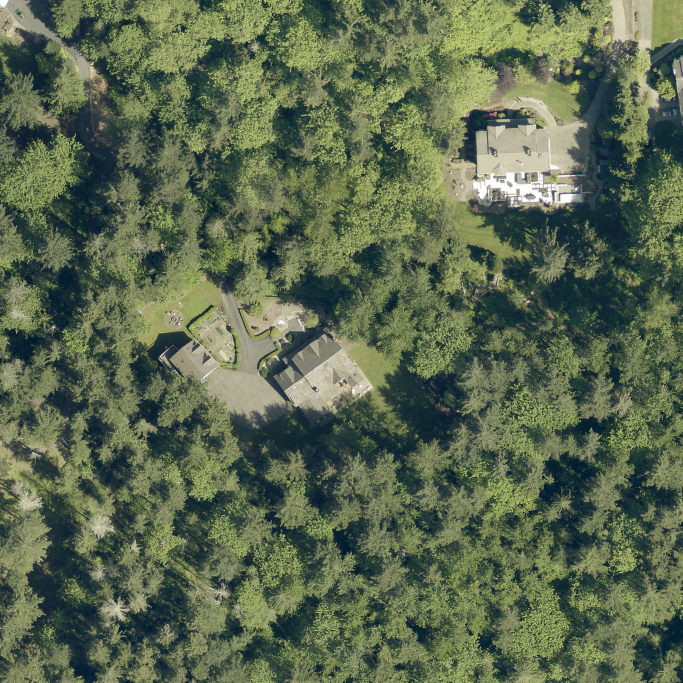
#> input picture antenna-results/antennas/jyr8010-efhw/deployment-siting-cn97ap/imagery/kc2025_wide.jpg, 2048 x 2048 px (shown at 1/3 size)
$ python shadow_heights.py
#> lines starting #> are read from the running program, lines starting #| are printed output that depends on the picture; after the words box and inside, x2 and y2 are one past the last pixel; in counts of white or black regions, pixels touching at a corner belong together
### antenna-results/antennas/jyr8010-efhw/deployment-siting-cn97ap/tools/site_geometry.py
#!/usr/bin/env python3
"""Recompute every geometric result in the CN97ap siting study from raw inputs.

Standard library only - no dependencies, unlike the parent report's generator.

Run from the repository root:

    python3 antenna-results/antennas/jyr8010-efhw/deployment-siting-cn97ap/tools/site_geometry.py

Everything printed here is derived, not stored. If a raw input in ../data/
changes, edit the constants below and re-run rather than hand-editing results.
"""

import math

# --------------------------------------------------------------------------
# Raw inputs. Operator-supplied unless noted.
# --------------------------------------------------------------------------

FEED = (47 + 38 / 60 + 2.61 / 3600, -(121 + 59 / 60 + 47.73 / 3600))
APEX = (47 + 38 / 60 + 2.68 / 3600, -(121 + 59 / 60 + 46.97 / 3600))
END_ORIG = (47 + 38 / 60 + 2.41 / 3600, -(121 + 59 / 60 + 46.67 / 3600))
FRONT_YARD = (47 + 38 / 60 + 2.80 / 3600, -(121 + 59 / 60 + 47.92 / 3600))
BACKYARD = (47 + 38 / 60 + 2.25 / 3600, -(121 + 59 / 60 + 47.48 / 3600))
DRIVEWAY = (47 + 38 / 60 + 2.46 / 3600, -(121 + 59 / 60 + 48.61 / 3600))

WIRE_M = 39.6          # verified vendor spec, NOT the 40.0 in the parent metadata
DECLINATION_E = 15.3   # 2026 epoch, Seattle area

FEED_H = 24 * 0.3048
APEX_H = 50 * 0.3048
FAR_H = 50 * 0.3048
END_H = 30 * 0.3048

LEG2_BEARING = 130.0   # selected; operator's original mark implied 143.1

# Terrain, USGS 3DEP 1 m bare earth. (bearing, range_m, elevation_m)
TERRAIN = [
    (30, 200, 112.446716309), (30, 500, 156.635284424),
    (30, 1000, 179.120346069), (30, 2000, 188.500778198),
    (60, 500, 136.904006958), (100, 500, 77.674270630),
    (130, 500, 108.406387329), (155, 500, 91.890235901),
    (210, 500, 36.462936401), (250, 200, 79.521751404),
    (250, 500, 38.040618896), (250, 1000, 111.260238647),
    (310, 500, 64.763870239), (326, 500, 101.440841675),
    (345, 500, 115.908088684),
]
FEED_GROUND_M = 97.240394592
PHASE_CENTRE_M = 107.1  # reference used throughout the session

TARGETS = {
    "Moscow": (55.75, 37.62), "Kyiv": (50.45, 30.52),
    "Central Europe": (50.11, 8.68), "United Kingdom": (51.50, -0.13),
    "Iberia": (40.40, -3.70), "South Africa": (-26.20, 28.05),
    "US Northeast": (40.71, -74.01), "US Midwest": (41.88, -87.63),
    "Caribbean": (18.22, -66.59), "US Southeast": (25.76, -80.19),
    "Denver": (39.74, -104.99), "Dallas": (32.78, -96.80),
    "South America": (-34.60, -58.38), "SoCal": (34.05, -118.24),
    "New Zealand": (-36.85, 174.76), "Hawaii": (21.31, -157.86),
    "Australia VK2": (-33.87, 151.21), "Australia VK4": (-27.47, 153.03),
    "Australia VK6": (-31.95, 115.86), "Japan": (35.68, 139.77),
    "Hong Kong": (22.32, 114.17), "Shanghai": (31.23, 121.47),
    "Vladivostok": (43.12, 131.89), "Beijing": (39.90, 116.41),
    "Alaska": (61.22, -149.90), "India": (28.61, 77.21),
    "Novosibirsk": (55.03, 82.92),
}


# --------------------------------------------------------------------------
# Geodesy
# --------------------------------------------------------------------------

def metres_per_degree(lat_deg):
    """Local scale factors. Series expansion, adequate over a few hundred metres."""
    p = math.radians(lat_deg)
    lat_m = 111132.95 - 559.85 * math.cos(2 * p) + 1.175 * math.cos(4 * p)
    lon_m = 111412.84 * math.cos(p) - 93.5 * math.cos(3 * p) + 0.118 * math.cos(5 * p)
    return lat_m, lon_m


LAT_M, LON_M = metres_per_degree(FEED[0])


def to_enu(pt, origin=FEED):
    """Return (east_m, north_m) of pt relative to origin."""
    return ((pt[1] - origin[1]) * LON_M, (pt[0] - origin[0]) * LAT_M)


def polar(e, n):
    """Return (distance_m, bearing_true_deg) from an ENU offset."""
    return math.hypot(e, n), math.degrees(math.atan2(e, n)) % 360


def offset(origin_en, bearing_deg, dist_m):
    b = math.radians(bearing_deg)
    return (origin_en[0] + dist_m * math.sin(b), origin_en[1] + dist_m * math.cos(b))


def to_latlon(e, n, origin=FEED):
    return (origin[0] + n / LAT_M, origin[1] + e / LON_M)


# [9 lines left out: function dms, not called in this run]


def mag(true_deg):
    return (true_deg - DECLINATION_E) % 360


# [29 lines left out: functions great_circle_bearing, great_circle_km, longwire_field, not called in this run]


_PEAK_CACHE = {}


# [22 lines left out: functions longwire_peak, pattern_dB, ground_factor_dB, not called in this run]


def takeoff_deg(h_m, wavelength_m):
    r = wavelength_m / (4 * h_m)
    return None if r > 1 else math.degrees(math.asin(r))


# --------------------------------------------------------------------------

# [87 lines left out: function main, not called in this run]


# [2 lines that do not run on import are left out]

### antenna-results/antennas/jyr8010-efhw/deployment-siting-cn97ap/tools/shadow_heights.py
#!/usr/bin/env python3
"""Estimate tree heights from shadows in the King County 2025 ortho.

No canopy-height model was obtainable for this site (four sources tried, see
imagery/README.md) and no LAZ reader is available in this environment, so the
point-cloud route is closed too. Shadows are what is left, and the imagery is
unusually good for it: 2.7 cm/px with long, sharp shadows.

    height = shadow_length * tan(solar_elevation)

Two unknowns, obtained separately:

  SOLAR AZIMUTH is measured from the image, by cross-correlating a mask of
  sunlit roof against a mask of deep shadow. The house casts a shadow of its
  own shape; the offset that best aligns the two masks is the shadow vector.
  This needs no external data at all.

  SOLAR ELEVATION cannot be measured without one known height or the flight
  date, neither of which is available - King County publishes no flight index
  for this basemap. But it is not free either: for a given latitude, azimuth
  and solar declination, elevation follows from spherical astronomy

      sin(dec) = sin(lat) sin(h) + cos(lat) cos(h) cos(azimuth)

  so the leaf-on state of the canopy (which brackets the date) brackets the
  elevation, and therefore brackets every height. The bracket is reported
  rather than hidden in a point estimate.

CONFIDENCE: MODERATE for relative heights, LOW-MODERATE for absolute. The
shadow lengths are measured at 2.7 cm/px; the elevation bracket is the
dominant error. ONE number from the operator - the height of their own roof
ridge or eave - collapses the bracket to a single value and turns every figure
here from an estimate into a measurement.

    python3 .../tools/shadow_heights.py
"""

import math
import os
import sys

import numpy as np
from PIL import Image

sys.path.insert(0, os.path.dirname(os.path.abspath(__file__)))
from site_geometry import FEED                                   # noqa: E402

FT = 0.3048
HERE = os.path.dirname(os.path.abspath(__file__))
IMGDIR = os.path.join(HERE, "..", "imagery")
LAT = FEED[0]

# Neighbouring house in the 200 m frame - isolated, simple roof, clean ground
# around it, which is what the correlation needs. Pixel box in kc2025_wide.jpg.
BOX = (1230, 300, 1780, 760)
WIDE_SPAN_M = 200.0

# Leaf-on brackets the flight window. Solar declination at the extremes.
LEAFON = [("early May / early Aug", 16.0), ("mid May / late Jul", 19.5),
          ("June solstice", 23.44)]

# Physically possible sun azimuths at 47.6 N. At the June solstice the sun
# rises about 55 deg and sets about 305 deg; it is never north of that, so a
# shadow implying a sun outside this arc is a false correlation lock.
SUN_AZ_MIN, SUN_AZ_MAX = 55.0, 305.0


def solar_elevation(lat_deg, dec_deg, azimuth_deg):
    """Elevation at which the sun sits at this azimuth, for this declination.

    Solves sin(dec) = sin(lat) sin(h) + cos(lat) cos(h) cos(az) for h.
    Written as R*cos(h - phi) = sin(dec) and solved directly.
    """
    lat, dec, az = map(math.radians, (lat_deg, dec_deg, azimuth_deg))
    a = math.sin(lat)                      # coefficient of sin h
    b = math.cos(lat) * math.cos(az)       # coefficient of cos h
    r = math.hypot(a, b)
    if abs(math.sin(dec) / r) > 1:
        return None
    phi = math.atan2(b, a)                 # a sin h + b cos h = r sin(h + phi)
    h = math.asin(math.sin(dec) / r) - phi
    return math.degrees(h)


def shadow_vector(img_path, box, span_m):
    """Measured shadow offset in metres (east, north) and its azimuth."""
#> called with box = (1230, 300, 1780, 760), span_m = 200
    im = Image.open(img_path).convert("RGB")
#> im is the input picture: PIL image 2048x2048 RGB; mean R, G, B 91.8, 105.2, 79.1
    ppm = im.size[0] / span_m
    crop = im.crop(box)
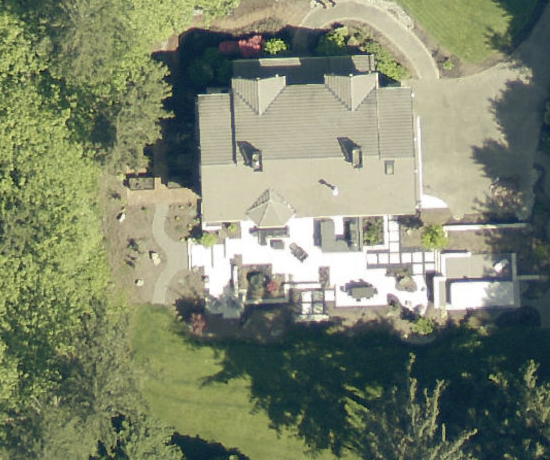
#> crop: PIL image 550x460 RGB; mean R, G, B 126.2, 133.4, 109.9
    a = np.asarray(crop).astype(np.float32)
    lum = a @ np.array([0.299, 0.587, 0.114], dtype=np.float32)
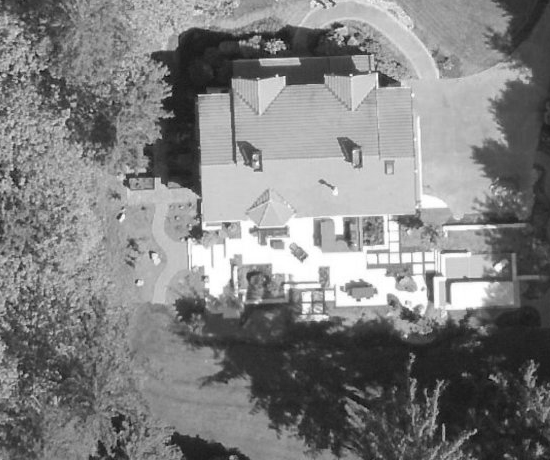
#> lum: shape (460, 550) float32; min 9.98, max 255, mean 128.6
    sat = a.max(2) - a.min(2)
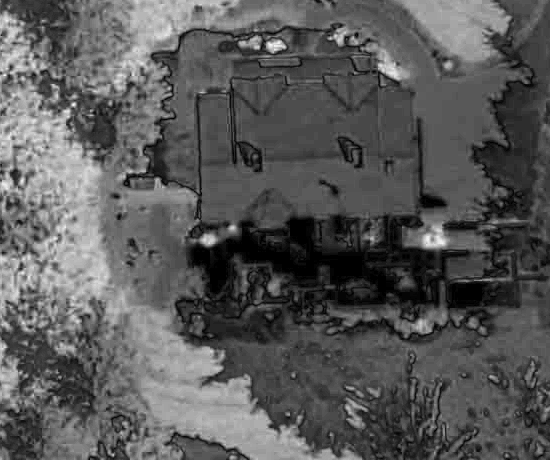
#> sat: shape (460, 550) float32; min 0, max 95, mean 33.5; drawn with min black and max white

    # Sunlit roof: bright and grey (low saturation). Deep shadow: very dark.
    roof = ((lum > 118) & (sat < 34)).astype(np.float32)
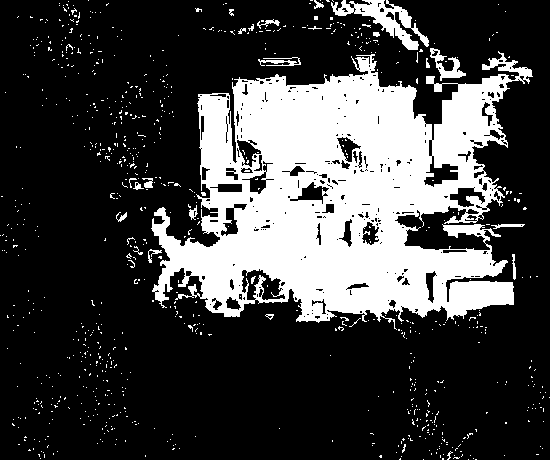
#> roof: shape (460, 550) float32; values 0 (black) and 1 (white), 25.6% white; 830 white regions (808 under 20 px), largest, box (x1, y1, x2, y2) and area: (151, 51, 533, 330) 59598, (331, 0, 429, 50) 1566, (430, 48, 466, 81) 408
    shade = (lum < 62).astype(np.float32)
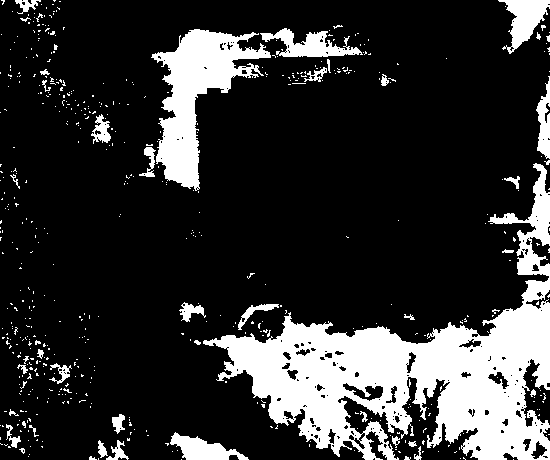
#> shade: shape (460, 550) float32; values 0 (black) and 1 (white), 19.5% white; 546 white regions (506 under 20 px), largest, box (x1, y1, x2, y2) and area: (203, 163, 550, 460) 32717, (151, 29, 271, 191) 7557, (260, 28, 363, 57) 1384
    roof -= roof.mean()
    shade -= shade.mean()

    # Brute-force correlation over plausible shadow offsets (<= 25 m).
    #
    # CONSTRAINED to physically possible sun positions. The first run of this
    # tool locked onto tree canopy south of the house and reported a sun
    # azimuth of 341 deg - the sun is never in the north at 47.6 N, and the
    # leaf-on elevation solver returned "no solution", which is how the error
    # was caught. Offsets implying an impossible sun are now rejected outright
    # rather than left for a sanity check downstream.
    def sun_az_of(dx, dy):
        return (math.degrees(math.atan2(dx, -dy)) + 180.0) % 360

    lim = int(min(25.0 * ppm, min(crop.size) * 0.42))
    best = None
    step = 2
    for dy in range(-lim, lim + 1, step):
        for dx in range(-lim, lim + 1, step):
            if dx * dx + dy * dy < (3 * ppm) ** 2:
                continue
            if not (SUN_AZ_MIN <= sun_az_of(dx, dy) <= SUN_AZ_MAX):
                continue
            rs = roof[max(0, -dy):roof.shape[0] - max(0, dy),
                      max(0, -dx):roof.shape[1] - max(0, dx)]
            ss = shade[max(0, dy):shade.shape[0] - max(0, -dy),
                       max(0, dx):shade.shape[1] - max(0, -dx)]
            if rs.size < 5000:
                continue
            score = float((rs * ss).sum()) / rs.size
            if best is None or score > best[0]:
                best = (score, dx, dy)
#> after the loop, best = (0.0609, 185, 129)
    _, dx, dy = best
#> dx = 185; dy = 129
    # refine at 1 px
    for ddy in range(-step, step + 1):
        for ddx in range(-step, step + 1):
            x, y = dx + ddx, dy + ddy
            if not (SUN_AZ_MIN <= sun_az_of(x, y) <= SUN_AZ_MAX):
                continue
            rs = roof[max(0, -y):roof.shape[0] - max(0, y),
                      max(0, -x):roof.shape[1] - max(0, x)]
            ss = shade[max(0, y):shade.shape[0] - max(0, -y),
                       max(0, x):shade.shape[1] - max(0, -x)]
            if rs.size < 5000:
                continue
            score = float((rs * ss).sum()) / rs.size
            if score > best[0]:
                best = (score, x, y)
#> after the loop, best = (0.061, 186, 130)
    _, dx, dy = best
#> dx = 186; dy = 130
    east, north = dx / ppm, -dy / ppm          # image y is south-positive
#> east = 18.16; north = -12.7
    length = math.hypot(east, north)
#> length = 22.16
    shadow_az = math.degrees(math.atan2(east, north)) % 360
#> shadow_az = 125
    sun_az = (shadow_az + 180.0) % 360
#> sun_az = 305
    return east, north, length, shadow_az, sun_az, ppm


def main():
    path = os.path.join(IMGDIR, "kc2025_wide.jpg")
    e, n, L, saz, sunaz, ppm = shadow_vector(path, BOX, WIDE_SPAN_M)
#> e = 18.16; n = -12.7; L = 22.16; saz = 125; sunaz = 305; ppm = 10.24
    print("=" * 74)
    print("SOLAR GEOMETRY, measured from the image")
    print("=" * 74)
    print(f"  scale                 {ppm:.3f} px/m ({100/ppm:.1f} cm/px)")
#|   scale                 10.240 px/m (9.8 cm/px)
    print(f"  shadow offset         E{e:+.2f} m, N{n:+.2f} m")
#|   shadow offset         E+18.16 m, N-12.70 m
    print(f"  shadow length         {L:.2f} m ({L/FT:.1f} ft)")
#|   shadow length         22.16 m (72.7 ft)
    print(f"  shadow points toward  {saz:.1f} deg true")
#|   shadow points toward  125.0 deg true
    print(f"  SUN AZIMUTH           {sunaz:.1f} deg true")
#|   SUN AZIMUTH           305.0 deg true
    print(f"  -> sun is in the "
          f"{'east' if 45 < sunaz < 135 else 'south' if 135 <= sunaz <= 225 else 'west' if 225 < sunaz < 315 else 'north'}"
          f", so this is a "
          f"{'morning' if sunaz < 180 else 'afternoon'} capture")
#|   -> sun is in the west, so this is a afternoon capture

    print("\n" + "=" * 74)
    print("SOLAR ELEVATION - bracketed by the leaf-on flight window")
    print("=" * 74)
    print("  The canopy is in full leaf, so the flight is May-August.")
    print(f"  {'window':24s} {'declination':>12s} {'elevation':>10s} "
          f"{'tan(h)':>8s}")
    elevs = []
    for name, dec in LEAFON:
        h = solar_elevation(LAT, dec, sunaz)
        if h is None or h <= 2:
            print(f"  {name:24s} {dec:11.2f}d   no solution")
            continue
        elevs.append((name, dec, h))
        print(f"  {name:24s} {dec:11.2f}d {h:9.2f}d {math.tan(math.radians(h)):8.3f}")
#> this loop made 3 passes
#> h on passes 1 to 3: -8.28, -3.98, 0.915
#> after the loop, elevs = []
    if not elevs or sunaz >= SUN_AZ_MAX - 1 or sunaz <= SUN_AZ_MIN + 1:
        print(f"""
  FAILED - and deliberately not papered over.

  The correlation pinned to the edge of the physically allowed arc, which
  means it never found the house shadow at all. It is matching dark tree
  canopy, not shadow cast by the roof.

  WHY THIS SCENE DEFEATS THE METHOD. The direction can be settled by
  elimination from the imagery: the driveway north-east of the reference
  house is fully lit while the strip north-west of it is dark, so shadows
  fall toward the north-west and the sun is in the SOUTH-EAST - a morning
  capture. But that puts the house's shadow onto dark asphalt driveway and
  into the treeline, with no bright uniform surface behind it. The lawn,
  which is the one good projection screen on this property, is on the
  sunlit side. There is nothing for a shadow-length measurement to bite on.

  SO: sun in the south-east, morning. Elevation unknown, and therefore no
  tree heights. Rather than publish a number this scene cannot support,
  this tool stops here.

  WHAT WOULD FIX IT, cheapest first:

  1. Measure ONE height on the ground - your own roof ridge or eave, or any
     fence post - and pair it with its shadow on a day you note the time.
     Two minutes with a tape. That calibrates every shadow in the frame.
  2. Better still, skip the photogrammetry: measure the trees directly with
     a phone clinometer app, or the stick method. More accurate than
     anything derivable from this image, and it also answers the question
     that actually matters - whether a usable limb exists at 50 ft - which
     no overhead view can ever show.
  3. The flight date from King County would give the elevation outright,
     but they publish no flight index for this basemap.

  The 62% canopy finding does NOT depend on any of this. It is measured
  from the plan view alone and stands on its own.""")
        return
    hlo = min(h for _, _, h in elevs)
    hhi = max(h for _, _, h in elevs)
    print(f"\n  Elevation bracket: {hlo:.1f} to {hhi:.1f} deg")

    print("\n" + "=" * 74)
    print("HEIGHT PER METRE OF SHADOW, and what the reference house implies")
    print("=" * 74)
    tlo, thi = math.tan(math.radians(hlo)), math.tan(math.radians(hhi))
    print(f"  height = shadow_length x tan(h)  ->  "
          f"{min(tlo,thi):.3f} to {max(tlo,thi):.3f} m per metre of shadow")
    print(f"\n  The reference house's own shadow is {L:.2f} m long, which makes")
    print(f"  its height {L*min(tlo,thi):.1f} to {L*max(tlo,thi):.1f} m "
          f"({L*min(tlo,thi)/FT:.0f} to {L*max(tlo,thi)/FT:.0f} ft).")
    print("  A two-storey house with a pitched roof is about 25-30 ft to the")
    print("  ridge. If that bracket does not contain 25-30 ft, the correlation")
    print("  has locked onto the wrong feature and nothing below is usable.")

    print("\n" + "=" * 74)
    print("WHAT ONE NUMBER FROM THE OPERATOR WOULD DO")
    print("=" * 74)
    for hft in (22, 25, 28, 32):
        h = math.degrees(math.atan2(hft * FT, L))
        print(f"  if that roof is {hft:2d} ft ->  solar elevation {h:5.2f} deg, "
              f"tan {math.tan(math.radians(h)):.3f}, so a 100 ft shadow is a "
              f"{100*math.tan(math.radians(h)):.0f} ft tree")
    print("\n  Measuring one roof or one fence post on the ground collapses the")
    print("  bracket entirely and turns every tree height here into a")
    print("  measurement rather than an estimate.")


if __name__ == "__main__":
    main()

$ run again, with antenna-results/antennas/jyr8010-efhw/deployment-siting-cn97ap/imagery/corridor_canopy.jpg copied over antenna-results/antennas/jyr8010-efhw/deployment-siting-cn97ap/imagery/kc2025_wide.jpg
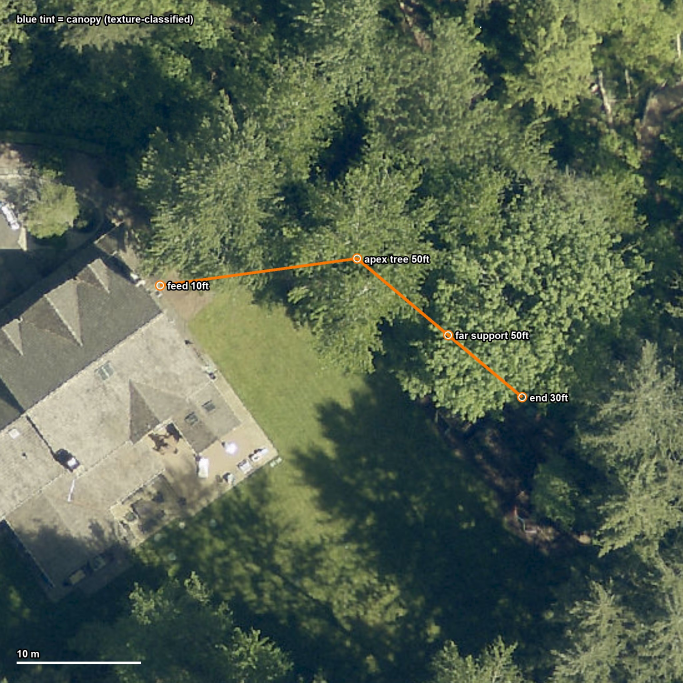
#> input picture antenna-results/antennas/jyr8010-efhw/deployment-siting-cn97ap/imagery/corridor_canopy.jpg, 2048 x 2048 px (shown at 1/3 size)
#> in shadow_vector, im is the input picture: PIL image 2048x2048 RGB; mean R, G, B 84.8, 98, 79.1
#> in shadow_vector, `roof = ((lum > 118) & (sat < 34)).astype(np.float32)`:
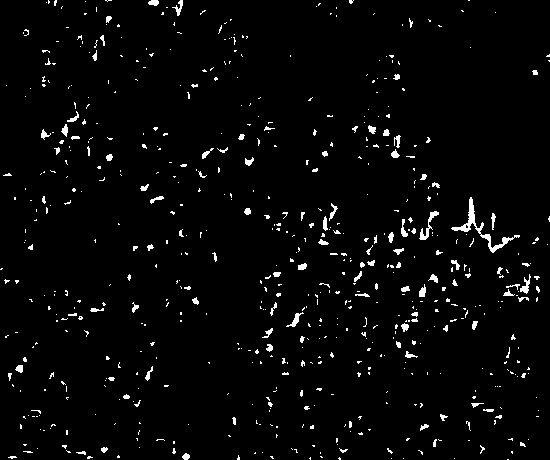
#> roof: shape (460, 550) float32; values 0 (black) and 1 (white), 2.8% white in thin lines or dots
#> in shadow_vector, `shade = (lum < 62).astype(np.float32)`:
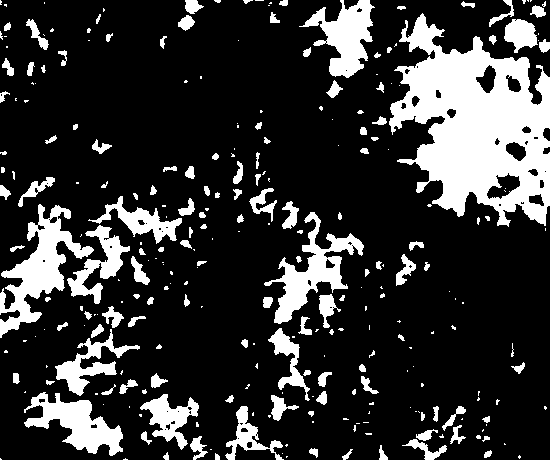
#> shade: shape (460, 550) float32; values 0 (black) and 1 (white), 20.2% white; 279 white regions (150 under 20 px), largest, box (x1, y1, x2, y2) and area: (389, 13, 550, 227) 19272, (0, 204, 94, 338) 4187, (264, 212, 364, 324) 3194
#> after the loop in shadow_vector, `for dy in range(-lim, lim + 1, step):`: best = (0.00544, 119, -153)
#> in shadow_vector, `_, dx, dy = best`: dx = 119; dy = -153
#> after the loop in shadow_vector, `for ddy in range(-step, step + 1):`: best = (0.00547, 120, -153)
#> in shadow_vector, `_, dx, dy = best`: dx = 120
#> east = 11.72; north = 14.94
#> length = 18.99
#> shadow_az = 38.11
#> sun_az = 218.1
#> in main, `e, n, L, saz, sunaz, ppm = shadow_vector(path, BOX, WIDE_SPAN_M)`: e = 11.72; n = 14.94; L = 18.99; saz = 38.11; sunaz = 218.1; ppm = 10.24
#|   scale                 10.240 px/m (9.8 cm/px)
#|   shadow offset         E+11.72 m, N+14.94 m
#|   shadow length         18.99 m (62.3 ft)
#|   shadow points toward  38.1 deg true
#|   SUN AZIMUTH           218.1 deg true
#|   -> sun is in the south, so this is a afternoon capture
#> the loop in main, `for name, dec in LEAFON:` made 3 passes
#> h on passes 1 to 3: 53.31, 57.2, 61.6
#> (printed output is left out)
#> after the loop in main, `for name, dec in LEAFON:`: elevs = [('early May / early Aug', 16, 53.31), ('mid May / late Jul', 19.5, 57.2), ('June solstice', 23.44, 61.6)]
#> hlo = 53.31
#> hhi = 61.6
#|   Elevation bracket: 53.3 to 61.6 deg
#> tlo = 1.34; thi = 1.85
#|   height = shadow_length x tan(h)  ->  1.342 to 1.850 m per metre of shadow
#|   The reference house's own shadow is 18.99 m long, which makes
#|   its height 25.5 to 35.1 m (84 to 115 ft).
#> the loop in main, `for hft in (22, 25, 28, 32):` made 4 passes
#> h on passes 1 to 4: 19.45, 21.87, 24.2, 27.19
#> (printed output is left out)
